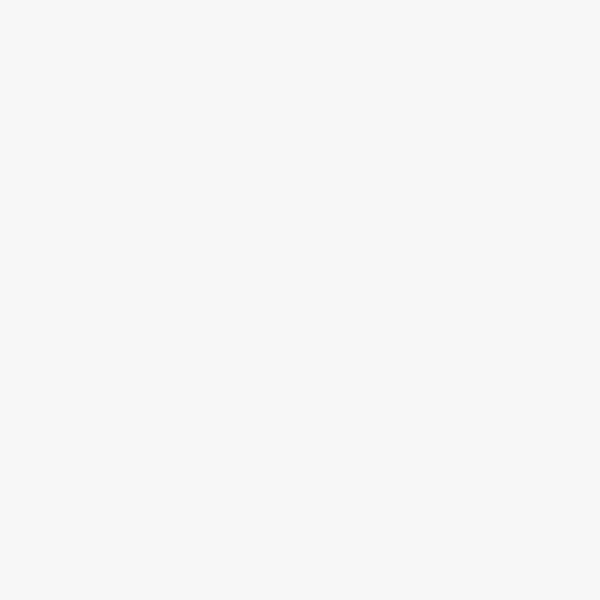
Frame 1 (no input)
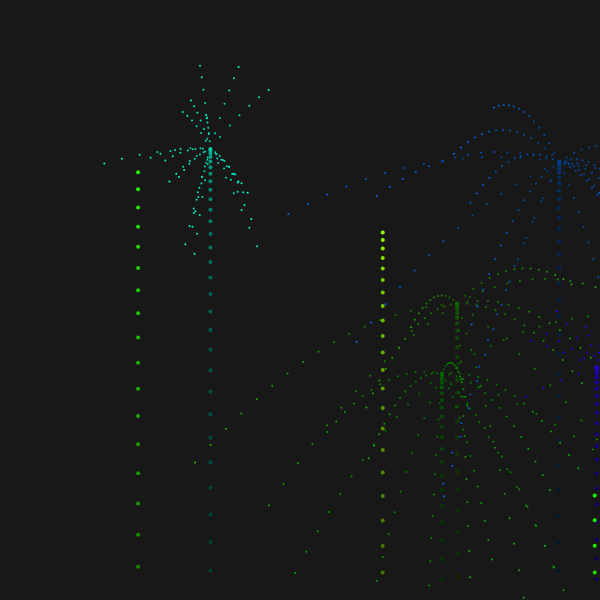
Frame 60 (no input)
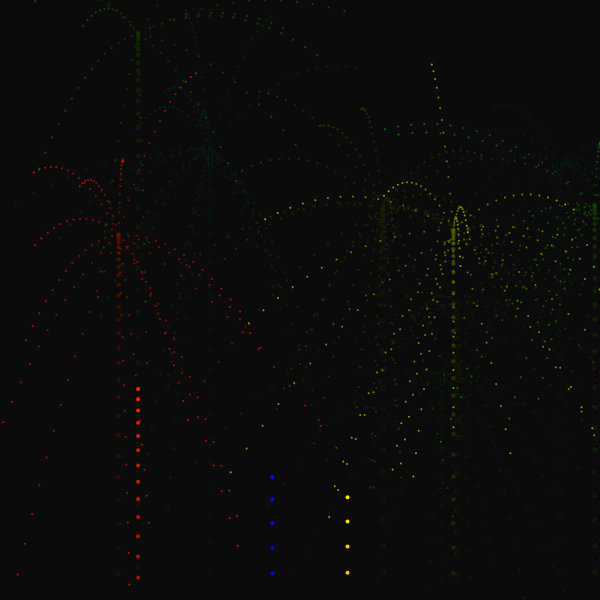
Frame 120 (the mouse pressed at the canvas centre since frame 60)

The p5.js sketch that drew these frames (run headless with seeded random() and noise() and a simulated clock; from frame 60 on, the mouse is pressed at the canvas centre):

// p5.js sketch
// ── sketch.js
let fireworks = [];

let gravity;

function setup() {
  createCanvas(600, 600);
  
  gravity = createVector(0, 1);
  
}

function draw() {
  colorMode(RGB);
  background(0, 0, 0, 10);
  
  if(random(0, 1) < 0.1){
    fireworks.push(new Firework());
  }
  
  for(let i = fireworks.length-1 ; i >= 0  ; i -= 1){
    
    fireworks[i].update();
    fireworks[i].show();
    
    if(fireworks[i].done()){
      fireworks.splice(i, 1);
    }
  }
  
}
// ── Firework.js
class Firework {
  constructor(){
    this.color = random(0, 255);
    this.firework = new Particle(random(width), height, true, this.color);
    this.particles = [];
    this.exploded = false;
    
  }
  
  update(){
    if(!this.exploded){
      this.firework.applyForce(gravity);
      this.firework.update();

      if(this.firework.vel.y >= 0){
        this.exploded = true;
        this.explode();
      }
    } else {
      
      for(let i = this.particles.length-1 ; i >= 0  ; i -= 1){
        this.particles[i].applyForce(gravity);
        this.particles[i].update();
        
        if(this.particles[i].done()){
          this.particles.splice(i, 1);
        }
      }
    }
  }
  
  explode(){
    
    const numParticle = random(10, 30);
    for(let i = 0 ; i < numParticle ; i += 1){
      this.particles.push(new Particle(this.firework.pos.x, this.firework.pos.y, false, this.color));
    }
  }
  
  done(){
    if(this.exploded && this.particles.length == 0){
      return true;
    } else {
      return false;
    }
  }
  
  show(){
    colorMode(HSB);
    stroke(this.color, 255, 255);
    strokeWeight(2);
    if(!this.exploded){
      this.firework.show();
    } else {
      for(let i = 0 ; i < this.particles.length ; i += 1){
        this.particles[i].show();
      }
    }
  }
}
// ── Particle.js
class Particle {
  constructor(x, y, isFirework, colour){
    
    this.pos = createVector(x, y);
    this.lifespan = 255;
    this.colour = colour;
    this.isFirework = isFirework;
    if(isFirework){
      
      this.vel = createVector(0, random(-20, -35));
      
    } else {
      
      this.vel = p5.Vector.random2D();
      this.vel.mult(random(5, 20));
    }
    
    this.acc = createVector(0, 0);
  }
  
  applyForce(force){
    this.acc.add(force);
  }
  
  update(){
    this.vel.add(this.acc);
    this.pos.add(this.vel);
    this.acc.mult(0);
    
    if(!this.isFirework){
      this.lifespan -= random(10, 25);
    }
  }
  
  done(){
    if(!this.isFirework && this.lifespan <= 0){
      return true;
    } else {
      return false;
    }
  }
  
  show(){
    colorMode(HSB);
    if(this.isFirework){
      stroke(this.colour, 255, 255);
      strokeWeight(4);
      point(this.pos.x, this.pos.y);
    } else {
      stroke(this.colour, 255, 255, this.lifespan);
      strokeWeight(2);
      point(this.pos.x, this.pos.y);
    }
    
  }
}
